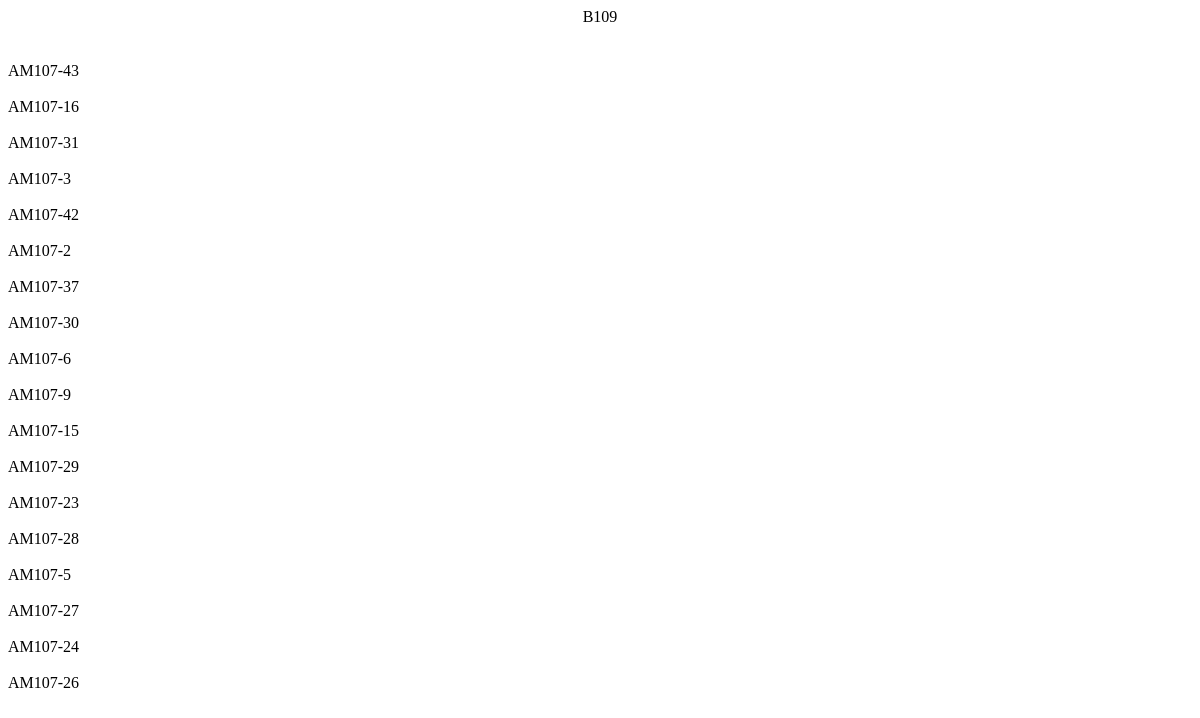
Before: /Docker/php/salles/B109.php with the older database file.
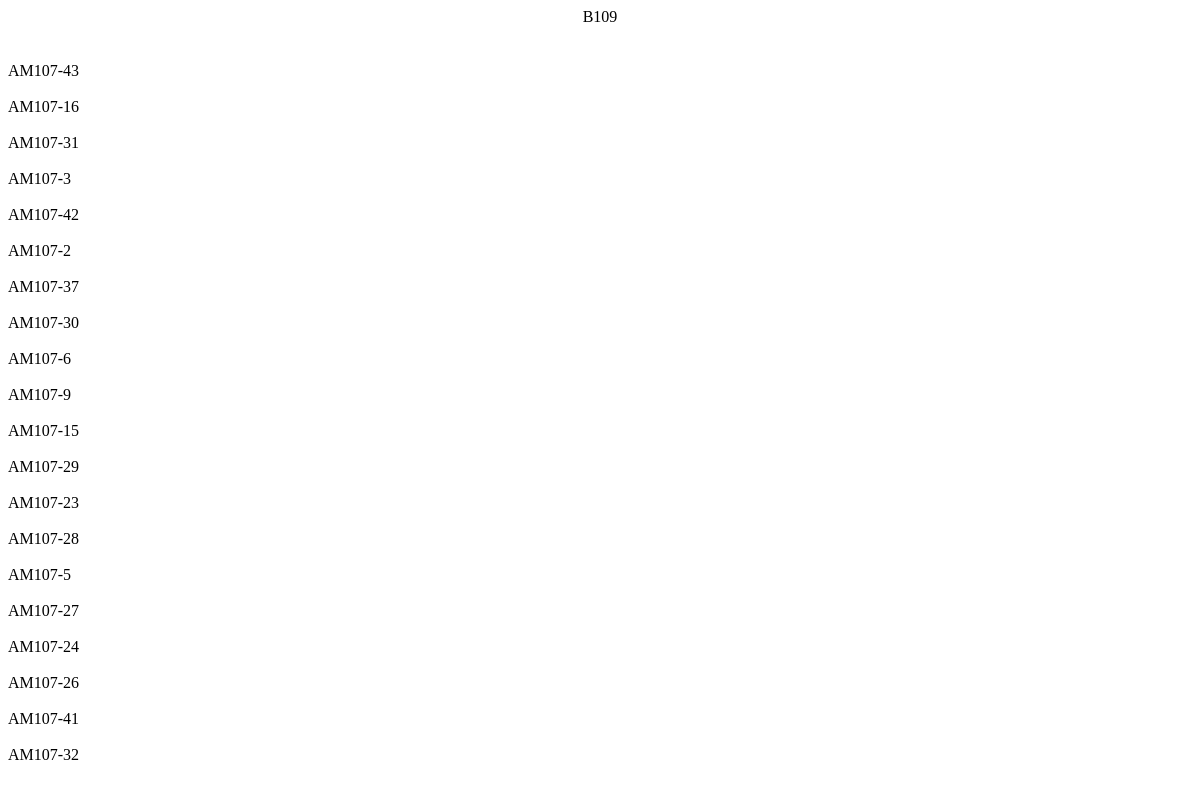
After: the same page with the newer database file.
### tables this page shows
CREATE TABLE `Device` (
  `id` int NOT NULL,
  `deviceName` varchar(50) NOT NULL,
  `room` varchar(25) NOT NULL,
  `floor` int NOT NULL,
  `building` char(1) NOT NULL
);

### Docker/php/salles/B109.php (the view, shortened to what this page needs)
<!DOCTYPE html>
<html lang="en">
<head>
    <link href="../css/header.css" rel="stylesheet">
</head>
<body>
    <?php
        include("../connect.inc.php");
    ?>
    <header id="head">
        <?php
            echo pathinfo($_SERVER["SCRIPT_FILENAME"], PATHINFO_FILENAME);
        ?>
    </header>
    <?php
        $query = $conn->prepare("SELECT * FROM Device");
        $query->execute();
        $result = $query->get_result();
        foreach($result as $row){
            echo $row['deviceName'] . '<br><br>';
        }
    ?>
</body>
</html>

### Docker/php/css/header.css (style rules this page uses)
#head { display: flex; justify-content: center; margin-bottom: 3% ; }

Changed rows visible on the page:
added device: deviceName "AM107-41"
added device: deviceName "AM107-32"
